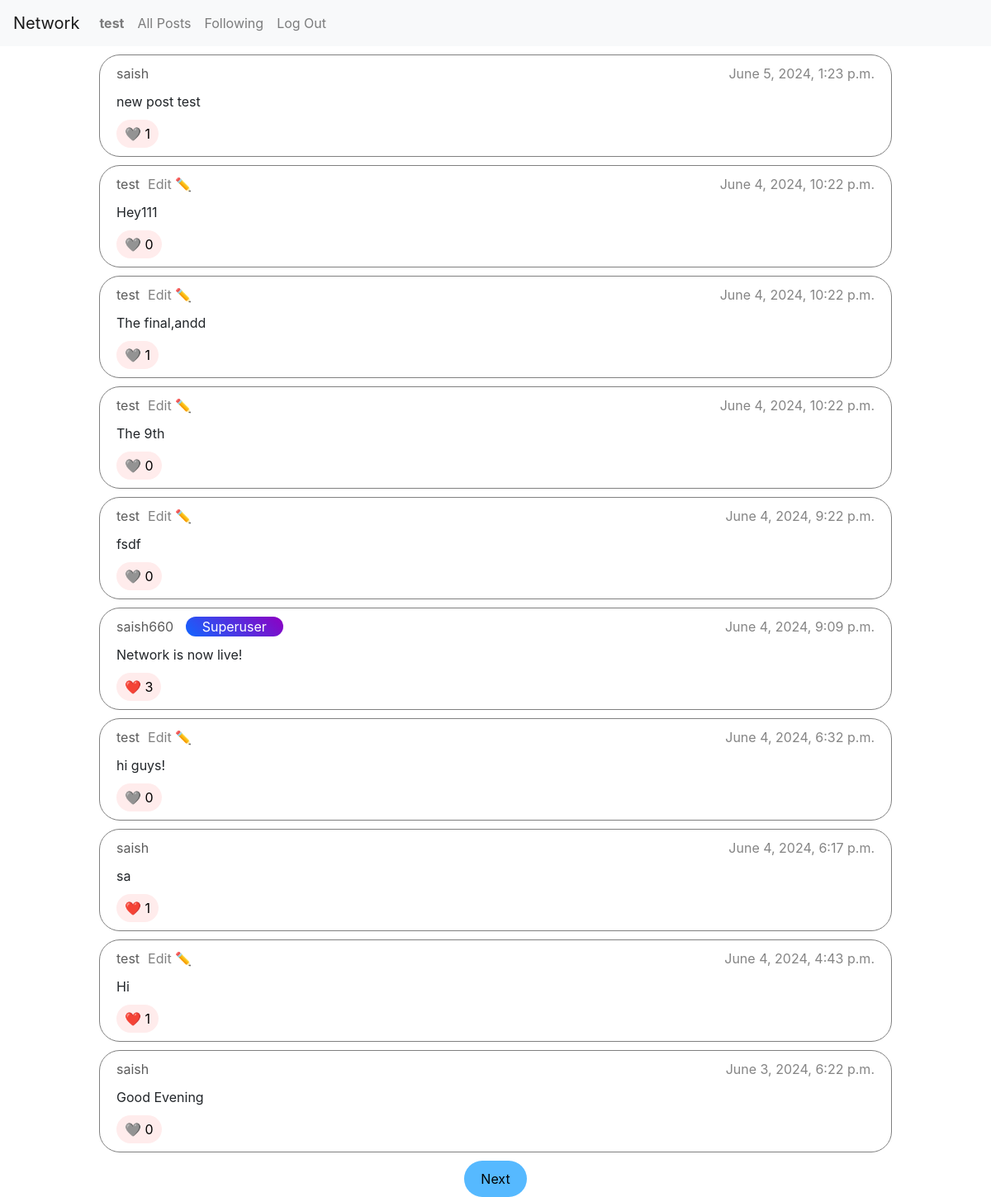
Screenshot of /posts (signed in) with the database file from the repository.
### network/models.py (models this page shows)
class User(AbstractUser):
    followers = models.ManyToManyField('self', symmetrical=False, blank=True, related_name="following")

class Post(models.Model):
    message = models.CharField(max_length=128)
    user = models.ForeignKey(User, on_delete=models.CASCADE, related_name="posts")
    timestamp = models.DateTimeField()
    likes = models.ManyToManyField(User, blank=True, related_name="liked_posts")

### network/views.py (the view)
# urls.py: path("posts", views.posts, name="all_posts"),
def posts(request):
    posts = Post.objects.order_by("-timestamp")
    return render(request, "network/posts.html", {
        "page": paginate(request, posts)
    })

### network/views.py (called while the page is built)
def paginate(request, posts):
    try:
        page_num = int(request.GET.get('page_num'))
    except:
        page_num = 1
    pages = Paginator(posts, 10)
    if page_num > pages.num_pages:
        return HttpResponse("404 Page Not Found", status=404)
    return pages.page(page_num)

### network/templates/network/posts.html (shortened to what this page needs)
{% extends 'network/layout.html' %}
{% block body %}
    {% for post in page %}
        <div class="post-card" data-id="{{ post.id }}">
            <div class="post-details">
                <div class="user-details-div">
                    <a class="username" href="{% url 'profile' post.user.username %}">{{ post.user.username }}</a>
                    {% if post.user.is_superuser %}
                        <span class="post-user-tag">Superuser</span>
                    {% endif %}
                </div>
                <div>
                    {% if user == post.user %}
                        <button class="post-edit-button">Edit ✏️</button>
                    {% endif %}
                    <span class="timestamp">{{ post.timestamp }}</span>
                </div>
            </div>
            <div class="post-message">{{ post.message }}</div>
            <div>
                <button class="like-button like-count">
                    {% if request.user in post.likes.all %}
                        ❤️
                    {% else %}
                        🩶
                    {% endif %}
                    {{ post.likes.all.count }}
                </button>
            </div>
        </div>
    {% empty %}
        <p>No posts yet</p>
    {% endfor %}
    <div class="pagination-buttons-div">
        {% if page.has_next %}
            <a href="{% url 'all_posts' %}?page_num={{ page.next_page_number }}" class="pagination-buttons">Next</a>
        {% endif %}
    </div>
{% endblock %}

### network/templates/network/layout.html (shortened to what this page needs)
{% load static %}
<!DOCTYPE html>
<html lang="en">
    <head>
        <link rel="stylesheet" href="https://stackpath.bootstrapcdn.com/bootstrap/4.4.1/css/bootstrap.min.css">
        <link href="{% static 'network/styles.css' %}" rel="stylesheet">
    </head>
    <body>
        <nav class="navbar navbar-expand-lg navbar-light bg-light">
            <a class="navbar-brand" href="{% url 'index' %}">Network</a>
            <div>
              <ul class="navbar-nav mr-auto">
                {% if user.is_authenticated %}
                    <li class="nav-item">
                        <a class="nav-link" href="{% url 'profile' request.user.username %}"><strong>{{ user.username }}</strong></a>
                    </li>
                {% endif %}
                <li class="nav-item">
                  <a class="nav-link" href="{% url 'all_posts' %}">All Posts</a>
                </li>
                {% if user.is_authenticated %}
                    <li class="nav-item">
                        <a class="nav-link" href="{% url 'following_posts' %}">Following</a>
                    </li>
                    <li class="nav-item">
                        <a class="nav-link" href="{% url 'logout' %}">Log Out</a>
                    </li>
                {% endif %}
              </ul>
            </div>
          </nav>
        <div class="body">
            {% block body %}
            {% endblock %}
        </div>
    </body>
</html>

### network/static/network/styles.css (style rules this page uses)
* { margin: 0; padding: 0; box-sizing: border-box; }
body { font-size: 16px; }
.post-card { border: 1px solid grey; border-radius: 25px; width: 80%; margin: 10px auto; padding: 10px 20px; display: flex; flex-direction: column; }
.post-card .post-details { color: rgb(133, 133, 133); }
.post-card .username { color: rgb(92, 92, 92); margin: 0 10px 0 0; }
.post-user-tag { background: linear-gradient(45deg, rgb(18, 101, 255), rgb(142, 0, 194)); color: white; padding: 2px 20px; border-radius: 20px; }
.user-details-div { float: left; }
.post-card .timestamp { float: right; }
.post-message { margin: 10px 0; }
.like-button { display: inline-block; border: none; background: rgb(255, 236, 236); padding: 5px 10px; border-radius: 25px; }
.pagination-buttons-div { display: flex; justify-content: center; }
.pagination-buttons { text-decoration: none; background-color: rgb(86, 185, 255); color: black; padding: 10px 20px; border-radius: 25px; margin: 0 10px; }
.post-edit-button { border: none; background-color: white; color: grey; }

### rows the page displays
User: username "test"
Post: user.username "saish", timestamp "June 5, 2024, 1:23 p.m.", message "new post test", likes.all.count "1"
Post: user.username "test", shows "Edit ✏️", timestamp "June 4, 2024, 10:22 p.m.", message "Hey111", likes.all.count "0"
Post: user.username "test", shows "Edit ✏️", timestamp "June 4, 2024, 10:22 p.m.", message "The final,andd", likes.all.count "1"
Post: user.username "test", shows "Edit ✏️", timestamp "June 4, 2024, 10:22 p.m.", message "The 9th", likes.all.count "0"
Post: user.username "test", shows "Edit ✏️", timestamp "June 4, 2024, 9:22 p.m.", message "fsdf", likes.all.count "0"
Post: user.username "saish660", shows "Superuser", timestamp "June 4, 2024, 9:09 p.m.", message "Network is now live!", likes.all.count "3"
Post: user.username "test", shows "Edit ✏️", timestamp "June 4, 2024, 6:32 p.m.", message "hi guys!", likes.all.count "0"
Post: user.username "saish", timestamp "June 4, 2024, 6:17 p.m.", message "sa", likes.all.count "1"
Post: user.username "test", shows "Edit ✏️", timestamp "June 4, 2024, 4:43 p.m.", message "Hi", likes.all.count "1"
Post: user.username "saish", timestamp "June 3, 2024, 6:22 p.m.", message "Good Evening", likes.all.count "0"
